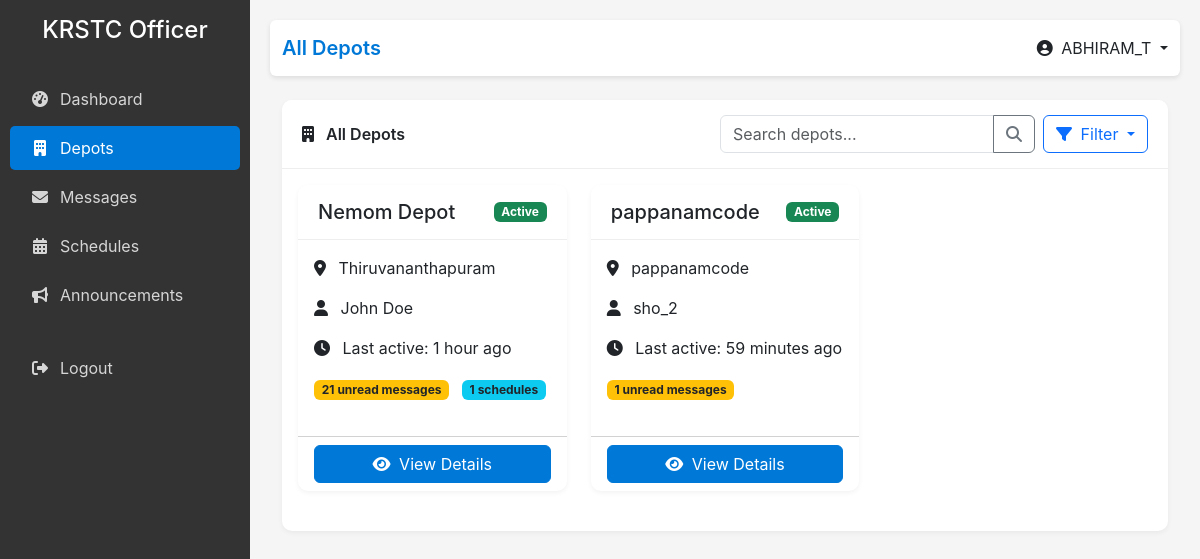
Screenshot of /depots/ (signed in) with the database file from the repository.
### accounts/models.py (models this page shows, shortened)
class User(AbstractUser):
    USER_TYPE_CHOICES = (
        ('officer', 'Officer'),
        ('depot', 'Depot'),
    )
    user_type = models.CharField(max_length=10, choices=USER_TYPE_CHOICES)
    phone_number = models.CharField(max_length=15, blank=True, null=True)
    last_login_time = models.DateTimeField(blank=True, null=True)

### depot/models.py (models this page shows, shortened)
class Depot(models.Model):
    user = models.OneToOneField(User, on_delete=models.CASCADE, related_name='depot')
    name = models.CharField(max_length=100)
    location = models.CharField(max_length=255)
    address = models.TextField()
    contact_person = models.CharField(max_length=100)
    is_active = models.BooleanField(default=True)
    created_at = models.DateTimeField(auto_now_add=True)
    updated_at = models.DateTimeField(auto_now=True)

### officer/views.py (the view)
# urls.py: path('depots/', views.all_depots, name='all_depots'),
def all_depots(request):
    status = request.GET.get('status')
    depots = Depot.objects.all().order_by('name')
    if status == 'active':
        depots = depots.filter(is_active=True)
    elif status == 'inactive':
        depots = depots.filter(is_active=False)
    paginator = Paginator(depots, 12)  # Show 12 depots per page
    page = request.GET.get('page')
    depots = paginator.get_page(page)
    context = {
        'depots': depots,
    }
    return render(request, 'officer/all_depots.html', context)

### officer/templates/officer/all_depots.html (shortened to what this page needs)
{% extends 'officer/base.html' %}
{% block page_title %}All Depots{% endblock %}
{% block content %}
<div class="card">
    <div class="card-header d-flex justify-content-between align-items-center">
        <span><i class="fas fa-building me-2"></i> All Depots</span>
        <div class="d-flex">
            <div class="input-group me-2">
                <input type="text" id="depotSearch" class="form-control" placeholder="Search depots...">
                <button class="btn btn-outline-secondary" type="button">
                    <i class="fas fa-search"></i>
                </button>
            </div>
            <div class="dropdown">
                <button class="btn btn-outline-primary dropdown-toggle" type="button" data-bs-toggle="dropdown">
                    <i class="fas fa-filter me-1"></i> Filter
                </button>
            </div>
        </div>
    </div>
    <div class="card-body">
        <div class="row" id="depotsContainer">
            {% for depot in depots %}
            <div class="col-md-4 mb-4 depot-card">
                <div class="card h-100 {% if not depot.is_active %}border-secondary{% endif %}">
                    <div class="card-header d-flex justify-content-between align-items-center {% if not depot.is_active %}bg-light text-muted{% endif %}">
                        <h5 class="mb-0">{{ depot.name }}</h5>
                        <span class="badge bg-{{ depot.is_active|yesno:'success,secondary' }}">
                            {{ depot.is_active|yesno:'Active,Inactive' }}
                        </span>
                    </div>
                    <div class="card-body">
                        <p><i class="fas fa-map-marker-alt me-2"></i> {{ depot.location }}</p>
                        <p><i class="fas fa-user me-2"></i> {{ depot.contact_person }}</p>
                        {% if depot.user.last_login_time %}
                        <p><i class="fas fa-clock me-2"></i> Last active: {{ depot.user.last_login_time|timesince }} ago</p>
                        {% else %}
                        <p><i class="fas fa-clock me-2"></i> Last active: Never</p>
                        {% endif %}
                        <div class="mt-3">
                            {% with unread_count=depot.user.received_messages.filter.count %}
                            {% if unread_count > 0 %}
                            <span class="badge bg-warning text-dark me-2">{{ unread_count }} unread messages</span>
                            {% endif %}
                            {% endwith %}
                            {% with schedule_count=depot.schedules.count %}
                            {% if schedule_count > 0 %}
                            <span class="badge bg-info text-dark">{{ schedule_count }} schedules</span>
                            {% endif %}
                            {% endwith %}
                        </div>
                    </div>
                    <div class="card-footer bg-transparent">
                        <a href="{% url 'officer:depot_detail' depot.id %}" class="btn btn-primary w-100">
                            <i class="fas fa-eye me-1"></i> View Details
                        </a>
                    </div>
                </div>
            </div>
            {% empty %}
            <div class="col-12">
                <div class="alert alert-info text-center" role="alert">
                    No depots found.
                </div>
            </div>
            {% endfor %}
        </div>
    </div>
</div>
{% endblock %}

### officer/templates/officer/base.html (shortened to what this page needs)
<!DOCTYPE html>
<html lang="en">
<head>
    <link href="https://cdn.jsdelivr.net/npm/bootstrap@5.3.0/dist/css/bootstrap.min.css" rel="stylesheet">
    <link rel="stylesheet" href="https://cdnjs.cloudflare.com/ajax/libs/font-awesome/6.4.0/css/all.min.css">
</head>
<body>
    <div class="sidebar">
        <div class="d-flex align-items-center justify-content-center p-3 mb-3">
            <h4 class="m-0">KRSTC Officer</h4>
        </div>
        <ul class="nav flex-column">
            <li class="nav-item">
                <a href="{% url 'officer:dashboard' %}" class="nav-link {% if request.resolver_match.url_name == 'dashboard' %}active{% endif %}">
                    <i class="fas fa-tachometer-alt"></i> Dashboard
                </a>
            </li>
            <li class="nav-item">
                <a href="{% url 'officer:all_depots' %}" class="nav-link {% if request.resolver_match.url_name == 'all_depots' %}active{% endif %}">
                    <i class="fas fa-building"></i> Depots
                </a>
            </li>
            <li class="nav-item">
                <a href="{% url 'officer:all_messages' %}" class="nav-link {% if request.resolver_match.url_name == 'all_messages' %}active{% endif %}">
                    <i class="fas fa-envelope"></i> Messages
                </a>
            </li>
            <li class="nav-item">
                <a href="{% url 'officer:all_schedules' %}" class="nav-link {% if request.resolver_match.url_name == 'all_schedules' %}active{% endif %}">
                    <i class="fas fa-calendar-alt"></i> Schedules
                </a>
            </li>
            <li class="nav-item">
                <a href="{% url 'officer:announcements' %}" class="nav-link {% if request.resolver_match.url_name == 'announcements' %}active{% endif %}">
                    <i class="fas fa-bullhorn"></i> Announcements
                </a>
            </li>
            <li class="nav-item mt-4">
                <a href="{% url 'logout' %}" class="nav-link">
                    <i class="fas fa-sign-out-alt"></i> Logout
                </a>
            </li>
        </ul>
    </div>
    <div class="main-content">
        <nav class="navbar navbar-expand-lg mb-4 rounded">
            <div class="container-fluid">
                <span class="navbar-brand">{% block page_title %}Dashboard{% endblock %}</span>
                <div class="ms-auto d-flex align-items-center">
                    <div class="dropdown">
                        <a class="nav-link dropdown-toggle" href="#" role="button" data-bs-toggle="dropdown">
                            <i class="fas fa-user-circle me-1"></i> {{ request.user.get_full_name|default:request.user.username }}
                        </a>
                    </div>
                </div>
            </div>
        </nav>
        <div class="container-fluid">
            {% block content %}{% endblock %}
        </div>
    </div>
</body>
</html>

### officer/templates/officer/base.html (style rules this page uses)
:root { --primary: #0078D7; --secondary: #6c757d; --success: #28a745; --danger: #dc3545; --warning: #ffc107; --info: #17a2b8; --light: #f8f9fa; --dark: #343a40; }
body { font-family: -apple-system, BlinkMacSystemFont, "Segoe UI", Roboto, "Helvetica Neue", Arial, sans-serif; background-color: #f5f5f5; }
.sidebar { min-height: 100vh; background-color: #333; color: white; position: fixed; width: 250px; transition: all 0.3s; z-index: 1000; }
.sidebar .nav-link { color: rgba(255, 255, 255, 0.8); padding: 10px 20px; display: flex; align-items: center; border-radius: 5px; margin: 0 10px 5px; }
.sidebar .nav-link:hover, .sidebar .nav-link.active { background-color: var(--primary); color: white; }
.sidebar .nav-link i { margin-right: 10px; width: 20px; text-align: center; }
.main-content { margin-left: 250px; padding: 20px; transition: all 0.3s; }
.navbar { background-color: white; box-shadow: 0 2px 5px rgba(0, 0, 0, 0.1); }
.navbar-brand { font-weight: 600; color: var(--primary); }
.card { box-shadow: 0 2px 5px rgba(0, 0, 0, 0.05); border-radius: 10px; border: none; margin-bottom: 20px; }
.card-header { background-color: white; border-bottom: 1px solid #eee; padding: 15px 20px; font-weight: 600; border-radius: 10px 10px 0 0 !important; }
.btn-primary { background-color: var(--primary); border-color: var(--primary); }

### rows the page displays
User: user.get_full_name "ABHIRAM_T"
Depot: name "Nemom Depot", is_active "Active", location "Thiruvananthapuram", contact_person "John Doe", user.last_login_time "1 hour", user.received_messages.filter.count "21", schedules.count "1"
Depot: name "pappanamcode", is_active "Active", location "pappanamcode", contact_person "sho_2", user.last_login_time "59 minutes", user.received_messages.filter.count "1"
